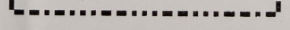
#> input picture examples/example_cropped.png, 290 x 30 px
$ python main.py
#> lines starting #> are read from the running program, lines starting #| are printed output that depends on the picture; after the words box and inside, x2 and y2 are one past the last pixel; in counts of white or black regions, pixels touching at a corner belong together
### decoding.py
import logging
import os
import glob
import numpy as np
import matplotlib.pyplot as plt
import cv2
from utils.visualizations import *
from utils.image_preprocessing import *
from utils.contour_analysis import *
from utils.curve_fitting import *
import traceback
from sklearn.metrics import confusion_matrix
import pandas as pd
from collections import Counter
import random


class ImageProcessor:
    def __init__(self,full_traceback=False,compare_with_previous=False,outputs_path="./outputs/"):
        self.CODE_DICT = {}
        self.full_traceback = full_traceback
        self.compare_with_previous = compare_with_previous
        self.outputs_path = outputs_path
        self.logger = logging.getLogger(__name__)
        self.logger.setLevel(logging.CRITICAL)


    def process_crop(self, crop, fname, j):
        crop_uint8 = (crop * 255).astype('uint8')
        #_, _, msg = check_anomaly_from_decodebarcodev2(crop_uint8, self.reader)
        modified_mask = self.preprocess_crop(crop_uint8)
        self.final_image = np.zeros((crop_uint8.shape[0], crop_uint8.shape[1], 3), dtype=np.uint8)
        contours = self.find_and_sort_contours(modified_mask)
        contour_areas, mean_area = mean_area_contours(contours)
        self.crop_uint8 = crop_uint8
        self.modified_mask = modified_mask
        for contour in contours:
            self.process_contour(contour, mean_area, fname, j)


    def preprocess_crop(self, crop):

        inverted_mask = adaptive_thresholding_and_invert(crop)
        thresholded_denoised_mask = reduce_noise_and_threshold(inverted_mask)
        output_image_with_huber_curve, output_image_contours_under_huber = fit_curve_with_huber_loss(thresholded_denoised_mask)

        self.inverted_mask = inverted_mask
        self.thresholded_denoised_mask = thresholded_denoised_mask
        self.output_image_with_huber_curve = output_image_with_huber_curve
        self.output_image_contours_under_huber = output_image_contours_under_huber
        return output_image_contours_under_huber

    def find_and_sort_contours(self, mask):
        contours, _ = cv2.findContours(mask, cv2.RETR_EXTERNAL, cv2.CHAIN_APPROX_SIMPLE)
        return sorted(contours, key=lambda c: np.mean(c[:,:,0]))


    def process_contour(self, contour, mean_area, fname, j):
        #_, _, _, rectangle_image = visualize_perfect_rectangle(contour)

        if cv2.contourArea(contour) <= mean_area:
            color = (0, 0, 255)
            #self.CODE_DICT[fname]['code'][j].append(0)
        else:
            color = (0, 255, 0)
            #self.CODE_DICT[fname]['code'][j].append(1)
        cv2.drawContours(self.final_image, [contour], -1, color, -1)

    def process_image(self,fname, img, save_figures=False, plot_figures=False):
        try:
            crops = [img]

            self.figs=[]
            for j, crop in enumerate(crops):
                self.process_crop(crop, "g", j)
                if plot_figures or save_figures:
                    self.visualize_image_processing()

            if save_figures:
                self.save_images(fname)
        except Exception as e:
            print(e)
            self.logger.critical(f"Image failed due to {e}")
            # [4 lines of commented-out code are left out]
            tb = traceback.format_exc()
            self.logger.info(tb)


    def visualize_image_processing(self,):
        fig,axs = plt.subplots(3,2,figsize=(30,5))
        axs = axs.ravel()
        axs[0].title.set_text('Raw image')
        axs[0].imshow(self.crop_uint8)

        axs[1].title.set_text('Adapting thresholding and inversion')
        axs[1].imshow(self.inverted_mask)

        axs[2].title.set_text('Denoising')
        axs[2].imshow(self.thresholded_denoised_mask)
        axs[3].title.set_text('Fitted line with huber loss')
        axs[3].imshow(cv2.cvtColor(self.output_image_with_huber_curve, cv2.COLOR_BGR2RGB))

        axs[4].title.set_text("Contours under huber")
        axs[4].imshow(cv2.cvtColor(self.output_image_contours_under_huber, cv2.COLOR_BGR2RGB))

        #axs[5].imshow(cv2.cvtColor(contour_and_rectangle_image, cv2.COLOR_BGR2RGB))
        axs[5].imshow(cv2.cvtColor(self.final_image, cv2.COLOR_BGR2RGB))
        #plot_contour_area_histogram(self.contours)
        plt.close('all')
        self.figs.append(fig)


    def save_images(self,fname):
        if not os.path.exists(self.outputs_path):
            os.makedirs(self.outputs_path)
        #text_to_add = f"Message: {msg}\nPrevious message: {results['msg']}"
        #figs[2]= add_text_below_figure(figs[2], text_to_add)
        output_figs_path = os.path.join(self.outputs_path,fname)
        if os.path.exists(output_figs_path):
            self.logger.info(f"fname {fname} already in CODE_DICT. Continuing...")
            #print(f"Skipping saving detailed image. Image {fname} already exists at {self.outputs_path}.")
        else:
            save_figures_as_image(self.figs,output_figs_path)
            self.logger.info(f"Saved detailed figure at {output_figs_path}.")
            #print(f"Saved detailed figure at {output_figs_path}.")
        plt.close('all')


### utils/image_preprocessing.py

import cv2
import numpy as np


def adaptive_thresholding_and_invert(image):
    """
    Given an input image, this function applies Adaptive Thresholding and inverts the mask.
    """
    if len(image.shape) == 3:
        gray_image = cv2.cvtColor(image, cv2.COLOR_BGR2GRAY)
    else:
        gray_image = image

    gray_image_blur = cv2.GaussianBlur(gray_image,(5,5),0)
    adaptive_thresh_image = cv2.adaptiveThreshold(
        gray_image_blur, 255, cv2.ADAPTIVE_THRESH_GAUSSIAN_C, cv2.THRESH_BINARY, 11, 5
    )

    inverted_mask = cv2.bitwise_not(adaptive_thresh_image)

    return inverted_mask

def reduce_noise(image):
    """
    This function applies a mix of noise reduction techniques to an input image.
    """
    gaussian_blur = cv2.GaussianBlur(image, (5, 5), 0)
    median_filtered = cv2.medianBlur(gaussian_blur, 3)
    bilateral_filtered = cv2.bilateralFilter(median_filtered, 9, 75, 75)
    kernel = np.ones((3,3),np.uint8)
    morph = cv2.morphologyEx(bilateral_filtered, cv2.MORPH_OPEN, kernel)
    #morph = cv2.morphologyEx(bilateral_filtered, cv2.MORPH_TOPHAT, kernel)

    return morph

def reduce_noise_and_threshold(image):
    """
    This function applies noise reduction techniques followed by thresholding to an input image.
    """
    denoised_image = reduce_noise(image)
    _, thresholded_image = cv2.threshold(denoised_image, 150, 255, cv2.THRESH_BINARY)

    return thresholded_image

### utils/curve_fitting.py

import cv2
import numpy as np
from scipy.optimize import curve_fit
from scipy.optimize import minimize
from numpy.polynomial.polynomial import Polynomial

# Define the function to fit the data points
def func(x, a, b, c):
    return a * np.exp(-b * x) + c

def poly_func(x, a, b, c):
    return a * x**2 + b * x + c

# [25 lines left out: function fit_curve_to_mask, not called in this run]

# Define Huber loss function
def huber_loss(params, x, y, delta=1.0):
    a, b, c = params
    residual = y - (a * x**2 + b * x + c)
    loss = np.where(np.abs(residual) < delta, 0.5 * residual**2, delta * (np.abs(residual) - 0.5 * delta))
    return np.sum(loss)

def fit_curve_with_huber_loss(mask, delta=2.0):
    """
    Given a binary mask, this function treats the mask as a 2D histogram and tries to fit a curve to the white pixels
    using Huber loss. It returns an image with the fitted curve overlaid on the mask.
    """
    # Find the coordinates of the white pixels
    y_coords, x_coords = np.where(mask > 0)

    # Initial guess for the polynomial parameters a, b, c in ax^2 + bx + c
    initial_params = [1, 1, 1]

    # Optimize the Huber loss
    result = minimize(huber_loss, initial_params, args=(x_coords, y_coords, delta))

    # Extract the optimized parameters
    a, b, c = result.x

    # Generate the curve using the optimized parameters
    x_curve = np.linspace(0, mask.shape[1] - 1, mask.shape[1])
    y_curve = a * x_curve**2 + b * x_curve + c

    # Create an output image to overlay the curve
    mask_with_curve = cv2.cvtColor(mask, cv2.COLOR_GRAY2BGR)
    only_curve_mask = np.zeros_like(mask)
    # Draw the curve on the output image
    for i in range(len(x_curve) - 1):
        pt1 = (int(x_curve[i]), int(y_curve[i])+1)
        pt2 = (int(x_curve[i + 1]), int(y_curve[i + 1])+1)
        cv2.line(mask_with_curve, pt1, pt2, (0, 255, 0), 1)
        cv2.line(only_curve_mask, pt1, pt2, 255, 1)

    # Find contours on the original mask
    contours, _ = cv2.findContours(mask, cv2.RETR_EXTERNAL, cv2.CHAIN_APPROX_SIMPLE)

    # Create a blank output mask
    output_mask = np.zeros_like(mask)

    # For each contour, check if it intersects with the curve. If yes, draw the entire contour on the output mask.
    for contour in contours:
        # Create a blank temporary mask for the current contour
        temp_mask = np.zeros_like(mask)
        cv2.drawContours(temp_mask, [contour], -1, 255, -1)  # Draw filled contour on temporary mask

        # Check intersection between contour and curve
        intersection = cv2.bitwise_and(temp_mask, only_curve_mask)

        # If there's an intersection, draw the contour on the output mask
        if np.any(intersection):
            cv2.drawContours(output_mask, [contour], -1, 255, -1)

    return mask_with_curve,output_mask

### utils/contour_analysis.py
import cv2
import numpy as np
import math
import matplotlib.pyplot as plt

# [62 lines left out: functions best_fit_line_and_angle, remove_extreme_contours, not called in this run]

def mean_area_contours(contours):
    # Calculate the area for each contour
    contour_areas = [cv2.contourArea(contour) for contour in contours]

    # Calculate the median of the contour areas
    mean_area = np.mean(contour_areas)
    return contour_areas,mean_area

# [57 lines left out: functions visualize_perfect_rectangle, plot_contour_area_histogram, not called in this run]

### main.py
import cv2
import numpy as np
from decoding import ImageProcessor
from dataclasses import dataclass

@dataclass
class config:
    save_figures: bool = True
    plot_figures: bool = True
if __name__ == '__main__':
    # had to do some magic here that fixes is to how we worked with it within the whole pipeline
    img = cv2.imread("examples/example_cropped.png")[...,::-1]
    img = 255. - img
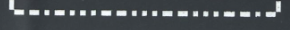
#> img: shape (30, 290, 3) float64; mean R, G, B 74.5, 79.8, 83.6
    decoder = ImageProcessor(True)
    decoder.process_image("example_cropped.png",
                          img,
                          save_figures=config.save_figures,
                          plot_figures=config.plot_figures)
#> the loop in process_image, `for j, crop in enumerate(crops):` made 1 pass
#> pass 1, in adaptive_thresholding_and_invert, `gray_image_blur = cv2.GaussianBlur(gray_image,(5,5),0)`:
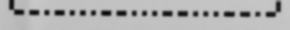
#> gray_image_blur: shape (30, 290); min 10, max 199, mean 175.4
#> pass 1, in adaptive_thresholding_and_invert, `adaptive_thresh_image = cv2.adaptiveThreshold( gray_image_blur, 255, c..`:
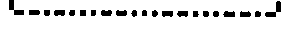
#> adaptive_thresh_image: shape (30, 290); 88.3% white; 21 black regions, largest, box (x1, y1, x2, y2) and area: (265, 1, 281, 17) 106, (9, 0, 24, 15) 100, (54, 10, 65, 16) 60
#> pass 1, in visualize_image_processing, `plt.close('all')`:
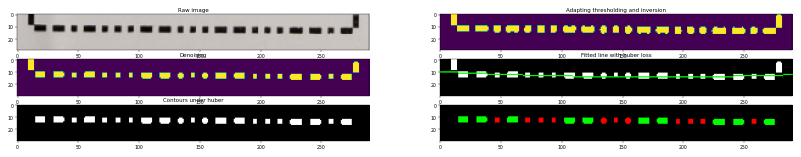
#> figure drawn by matplotlib, 6 panels
